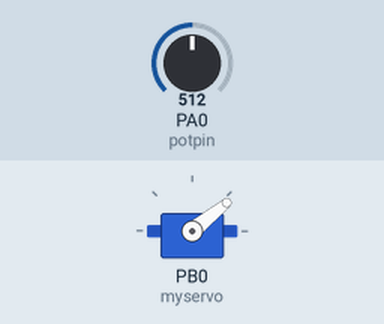
The program below on a simulated STM32 Blue Pill. On the bench: servo. Inputs (shaded band) come from the test bench; at power-on: PA0 (potpin) = 512 (analog values on the 0–1023 scale).

Above: at 2.2 s.
2.3 s: PA0 (potpin) set to 0
3.8 s: PA0 (potpin) set to 122
Timing chart, 0 to 8.4 s (numbered marks = the images above; inputs shaded):
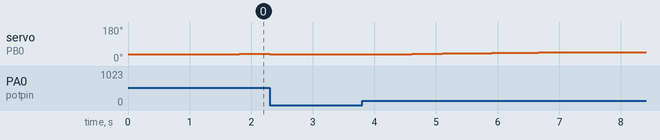

Measured:
- after the input at 3.8 s, servo on PB0 (myservo): moves from 35° to 47° over 2.8 s, starting after 0.30 s

The program:

main.cpp
```cpp
#include <Arduino.h>
#include <Servo.h>

Servo myservo;  // create servo object to control a servo

static constexpr unsigned potpin = PA0;  // analog pin used to connect the potentiometer
static constexpr uint8_t  ANALOG_IN_RESOLUTION = 12;    // bits
static constexpr uint16_t ANALOG_MAX_VALUE = (1 << ANALOG_IN_RESOLUTION) - 1;
static constexpr uint16_t SERVO_MIN_MS = 900;
static constexpr uint16_t SERVO_MAX_MS = 2000;
static constexpr uint16_t STEP_SIZE_MS = 2;
static constexpr uint16_t STEPS_PER_S = 20;
uint16_t val_set_ms, val_target_ms;    // variable to read the value from the analog pin

void setup() {
    analogReadResolution(ANALOG_IN_RESOLUTION);
    val_set_ms = 900;
    myservo.attach(PB0);  // attaches the servo on pin 9 to the servo object
    myservo.writeMicroseconds(val_set_ms);
    delay(1000);    //wait for the ESC/Servo to power up
}

void loop() {
    val_target_ms = map(analogRead(potpin), 0, ANALOG_MAX_VALUE,
                        SERVO_MIN_MS, SERVO_MAX_MS);

    // low pass for ramp-up
    if(val_target_ms > val_set_ms) {
        // Cap the increase
        val_set_ms += min(STEP_SIZE_MS, static_cast<uint16_t>(val_target_ms - val_set_ms));
        delay(1000/STEPS_PER_S);                        // waits for the servo to get there
    }
    else
        val_set_ms = val_target_ms;

    myservo.writeMicroseconds(val_set_ms);          // sets the servo position according to the scaled value
}
```
